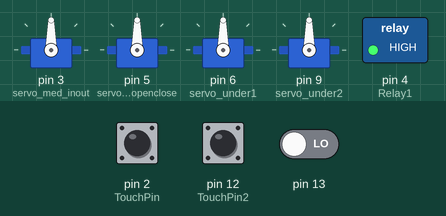
A sketch run on a simulated Arduino Uno, built with avr-gcc and run on an emulated ATmega328P. Parts: 4 × servo, switched loads named in the sketch (green lamp = pin HIGH). The test bench sets the inputs (shaded band); at power-on: pin 12 (TouchPin2) LOW, pin 13 LOW, pin 2 (TouchPin) LOW.

Above: at 1.2 s.
1.3 s: pin 12 (TouchPin2) pulled HIGH for 0.15 s
4.3 s: pin 13 driven HIGH
At 6.59 s:
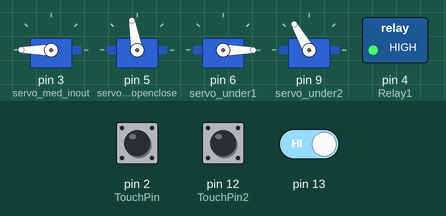
7.3 s: pin 12 (TouchPin2) pulled HIGH for 1 s
At 7.57 s:
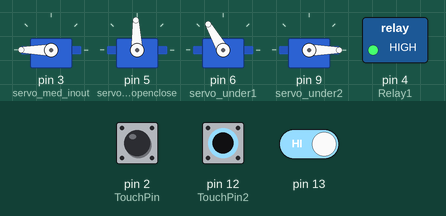
10.3 s: pin 12 (TouchPin2) pulled HIGH for 3.2 s
At 12.31 s:
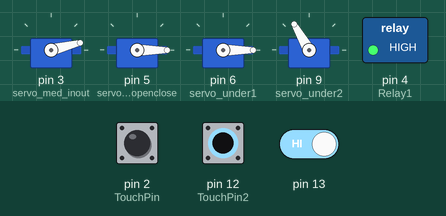
15.0 s: pin 12 (TouchPin2) pulled HIGH for 3.2 s
At 18.04 s:
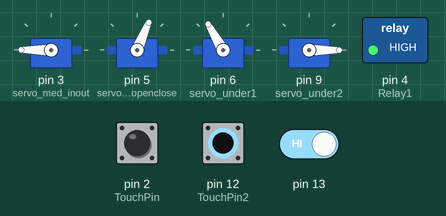
19.7 s: pin 13 driven LOW
At 23.1 s:
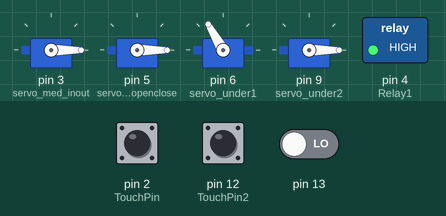
Timing chart, 0 to 23.7 s (numbered marks = the images above; inputs shaded):
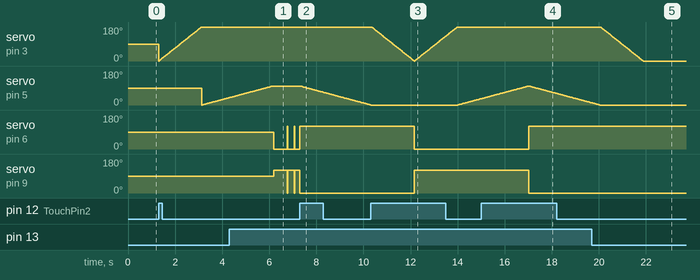

Measured:
- after the input at 4.3 s, servo on pin 6 (servo_under1): 90° → 0° after 1.9 s; servo on pin 9 (servo_under2): 90° → 120° after 1.9 s
- after the input at 7.3 s, servo on pin 5 (servo_med_openclose): moves from 100° to 1° over 2.9 s, starting at once
- after the input at 10.3 s, servo on pin 6 (servo_under1): goes on until 12.2 s, then stays 0°; servo on pin 9 (servo_under2): goes on until 12.2 s, then stays 120°
- after the input at 15.0 s, servo on pin 6 (servo_under1): goes on until 17.0 s, then stays 120°; servo on pin 9 (servo_under2): goes on until 17.0 s, then stays 0°
- after the input at 19.7 s, servo on pin 6 (servo_under1): stops changing and stays 120°; servo on pin 9 (servo_under2): stops changing and stays 0°

The sketch:

Arduino2Overall.ino.ino
```cpp
#include <Servo.h>


//WaterSprinkle-0
const int TouchPin = 2; const int Relay1 = 4; //This is for The the Water Sprinkling function PINs
int LastState1 = LOW; bool CurrentState1; int RelayState1 = LOW; //Function Variables #WaterSprinkling
//WaterSprinkle-1

/*Gatorade-0
const int TouchPin1 = 7; const int Relay2 = 8; //Input Output function PINs
int LastState2 = LOW; bool CurrentState2; int RelayState2 = LOW; //Function Variables #Gatorade
//Gatorade-1
*/
//MedKit-0
Servo servo_med_inout;  Servo servo_med_openclose;
const int TouchPin2 = 12; bool TouchStateMed;
int medicine = 0;
//MedKit-1

//swim-0
Servo servo_under1;
Servo servo_under2;
int swim_switch = 0;
bool SwitchState;
//swim-1


void setup() {
//WaterSprinkle-0
  pinMode(TouchPin, INPUT);
  pinMode(Relay1, OUTPUT);
  digitalWrite(Relay1, HIGH);
//WaterSprinkle-1

/*Gatorade-0
  pinMode(TouchPin1, INPUT);
  pinMode(Relay2, OUTPUT);
  digitalWrite(Relay2, HIGH);
//Gatorade-1*/

//MedKit-0
pinMode(TouchPin2, INPUT);
servo_med_inout.attach(3);
servo_med_openclose.attach(5);
//MedKit-1


//SwimMode-0

servo_under1.attach(6);
servo_under2.attach(9);
pinMode(13, INPUT);
//SwimMode-1


}

void loop() {
//WaterSprinkle-0
  CurrentState1 = digitalRead(TouchPin); Serial.println(CurrentState1);
  if(LastState1==LOW && CurrentState1==HIGH ){
    WaterSprinkle();  }
 LastState1 = CurrentState1;
//WaterSprinkle-1

/*Gatorade-0
  CurrentState2 = digitalRead(TouchPin1); Serial.println(CurrentState2);
  if(LastState2==LOW && CurrentState2==HIGH ){
    Gatorade();  }
 LastState2 = CurrentState2;
//Gatorade-1 */

//MedKit-0
TouchStateMed = digitalRead(TouchPin2);
if(TouchStateMed==1){MedKit();}
//MedKit-1

//SwimMode-0
SwitchState = digitalRead(13);
Serial.println(SwitchState);
if(SwitchState==1){SwimMode();}
//SwimMode-1


}


/*Gatorade-0
void Gatorade(){
  if(RelayState2 == LOW){RelayState2 = HIGH;}
  else if(RelayState2 == HIGH){RelayState2 = LOW;}
  digitalWrite(Relay2, RelayState2);
}
//Gatorade-1*/

//WaterSprinkle-0
void WaterSprinkle(){
  if(RelayState1 == LOW){RelayState1 = HIGH;}
  else if(RelayState1 == HIGH){RelayState1 = LOW;}
  digitalWrite(Relay1, RelayState1);
}
//WaterSprinkle-1


//MedKit-0
void MedKit(){
  if(medicine%2 == 0)
  {
    //survo out
  for(int i=0;i <= 180; i++){
    servo_med_inout.write(i);
    delay(10);
    }
  for(int j=0; j <= 100; j++){
    servo_med_openclose.write(j);
    delay(30);
    }
  medicine++;
  }
  else{
    //survo in
    for(int j=100; j >= 0; j--){
    servo_med_openclose.write(j);
    delay(30);
    }
    for(int i=180;i >= 0; i--){
      servo_med_inout.write(i);
      delay(10);
    }

    medicine++;
  }

}
//MedKit-1


//SwimMode-0
void SwimMode(){
if(swim_switch%2 == 0){
  servo_under1.write(120);
  servo_under2.write(0);
  swim_switch++;
  Serial.print("Opnd");
}
else{
    servo_under1.write(0);
    servo_under2.write(120);
    swim_switch++;
    Serial.print("Closd");
}
}
//SwimMode-1
```
